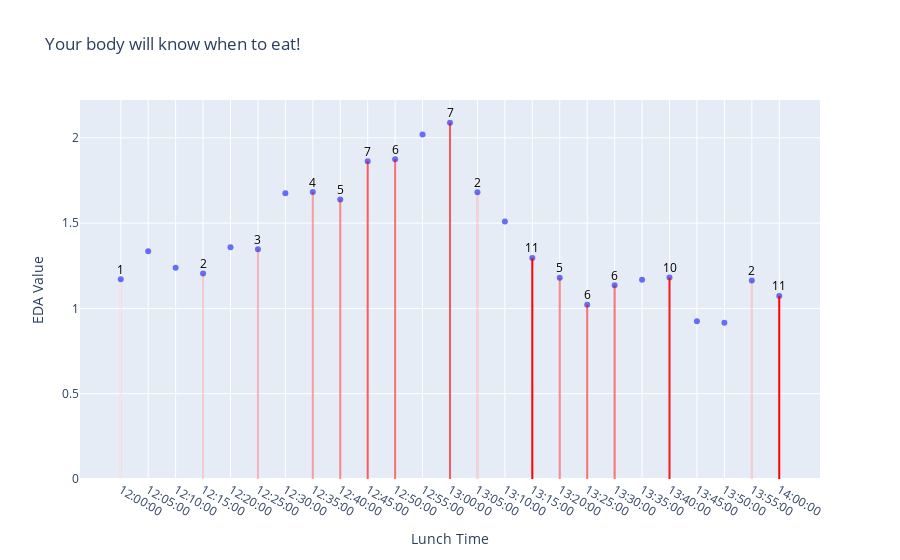

Notebook code cell kept with this figure:
### Code cell
import pandas as pd
import plotly.express as px
import plotly.graph_objects as go

# Create a second copy of the dataset (No transformations!)
eda_logs_avg_all_copy2 = eda_logs_avg_all.copy()
eating_counts_df = eating_counts_df.copy()

# Merge directly as object types (No conversions!)
merged_df = eda_logs_avg_all_copy2.merge(
    eating_counts_df_filtered, left_on="time_of_day", right_on="time", how="left"
).fillna(0)

# **🔹 Step 1: Filter for time between "12:00:00" and "13:00:00"**
start_time = pd.to_datetime("12:00:00").time()
end_time = pd.to_datetime("14:00:00").time()
filtered_df = merged_df[
    (merged_df["time_of_day"] >= start_time) & (merged_df["time_of_day"] <= end_time)
]

# Normalize eating count for transparency scaling
max_count = filtered_df["count"].max()
filtered_df["opacity"] = filtered_df["count"] / max_count if max_count > 0 else 0

# Create scatter plot for EDA values
fig = px.scatter(
    filtered_df,
    x="time_of_day",
    y="eda",
    labels={"time_of_day": "Lunch Time", "eda": "EDA Value"},
    title="Your body will know when to eat!",
)

# Add vertical lines for eating events
for _, row in filtered_df.iterrows():
    if row["count"] > 0:  # Only add lines where food was eaten
        fig.add_shape(
            go.layout.Shape(
                type="line",
                x0=row["time_of_day"], x1=row["time_of_day"],
                y0=0, y1=row["eda"],  # Line spans from 0 to EDA value
                line=dict(color=f"rgba(255, 0, 0, {row['opacity']})", width=2),
            )
        )

        # Add text annotation for eating count
        fig.add_annotation(
            x=row["time_of_day"],
            y=row["eda"],
            text=str(int(row["count"])),
            showarrow=False,
            yshift=10,
            font=dict(size=12, color="black"),
        )

# Show final Plotly figure
fig.show()

### Figure 1 — Plotly figure (JSON) as saved in the notebook; plotly's stock layout.template omitted (floating-point values rounded to 4 significant figures)
{"data": [{"hovertemplate": "Lunch Time=%{x}<br>EDA Value=%{y}<extra></extra>", "legendgroup": "", "marker": {"color": "#636efa", "symbol": "circle"}, "mode": "markers", "name": "", "orientation": "v", "showlegend": false, "type": "scatter", "x": ["12:00:00", "12:05:00", "12:10:00", "12:15:00", "12:20:00", "12:25:00", "12:30:00", "12:35:00", "12:40:00", "12:45:00", "12:50:00", "12:55:00", "13:00:00", "13:05:00", "13:10:00", "13:15:00", "13:20:00", "13:25:00", "13:30:00", "13:35:00", "13:40:00", "13:45:00", "13:50:00", "13:55:00", "14:00:00"], "xaxis": "x", "y": [1.171, 1.335, 1.239, 1.205, 1.359, 1.347, 1.675, 1.682, 1.638, 1.862, 1.874, 2.019, 2.088, 1.68, 1.509, 1.296, 1.18, 1.022, 1.136, 1.169, 1.181, 0.9253, 0.9163, 1.164, 1.073], "yaxis": "y"}], "layout": {"annotations": [{"font": {"color": "black", "size": 12}, "showarrow": false, "text": "1", "x": "12:00:00", "y": 1.171, "yshift": 10}, {"font": {"color": "black", "size": 12}, "showarrow": false, "text": "2", "x": "12:15:00", "y": 1.205, "yshift": 10}, {"font": {"color": "black", "size": 12}, "showarrow": false, "text": "3", "x": "12:25:00", "y": 1.347, "yshift": 10}, {"font": {"color": "black", "size": 12}, "showarrow": false, "text": "4", "x": "12:35:00", "y": 1.682, "yshift": 10}, {"font": {"color": "black", "size": 12}, "showarrow": false, "text": "5", "x": "12:40:00", "y": 1.638, "yshift": 10}, {"font": {"color": "black", "size": 12}, "showarrow": false, "text": "7", "x": "12:45:00", "y": 1.862, "yshift": 10}, {"font": {"color": "black", "size": 12}, "showarrow": false, "text": "6", "x": "12:50:00", "y": 1.874, "yshift": 10}, {"font": {"color": "black", "size": 12}, "showarrow": false, "text": "7", "x": "13:00:00", "y": 2.088, "yshift": 10}, {"font": {"color": "black", "size": 12}, "showarrow": false, "text": "2", "x": "13:05:00", "y": 1.68, "yshift": 10}, {"font": {"color": "black", "size": 12}, "showarrow": false, "text": "11", "x": "13:15:00", "y": 1.296, "yshift": 10}, {"font": {"color": "black", "size": 12}, "showarrow": false, "text": "5", "x": "13:20:00", "y": 1.18, "yshift": 10}, {"font": {"color": "black", "size": 12}, "showarrow": false, "text": "6", "x": "13:25:00", "y": 1.022, "yshift": 10}, {"font": {"color": "black", "size": 12}, "showarrow": false, "text": "6", "x": "13:30:00", "y": 1.136, "yshift": 10}, {"font": {"color": "black", "size": 12}, "showarrow": false, "text": "10", "x": "13:40:00", "y": 1.181, "yshift": 10}, {"font": {"color": "black", "size": 12}, "showarrow": false, "text": "2", "x": "13:55:00", "y": 1.164, "yshift": 10}, {"font": {"color": "black", "size": 12}, "showarrow": false, "text": "11", "x": "14:00:00", "y": 1.073, "yshift": 10}], "legend": {"tracegroupgap": 0}, "shapes": [{"line": {"color": "rgba(255, 0, 0, 0.09090909090909091)", "width": 2}, "type": "line", "x0": "12:00:00", "x1": "12:00:00", "y0": 0, "y1": 1.171}, {"line": {"color": "rgba(255, 0, 0, 0.18181818181818182)", "width": 2}, "type": "line", "x0": "12:15:00", "x1": "12:15:00", "y0": 0, "y1": 1.205}, {"line": {"color": "rgba(255, 0, 0, 0.2727272727272727)", "width": 2}, "type": "line", "x0": "12:25:00", "x1": "12:25:00", "y0": 0, "y1": 1.347}, {"line": {"color": "rgba(255, 0, 0, 0.36363636363636365)", "width": 2}, "type": "line", "x0": "12:35:00", "x1": "12:35:00", "y0": 0, "y1": 1.682}, {"line": {"color": "rgba(255, 0, 0, 0.45454545454545453)", "width": 2}, "type": "line", "x0": "12:40:00", "x1": "12:40:00", "y0": 0, "y1": 1.638}, {"line": {"color": "rgba(255, 0, 0, 0.6363636363636364)", "width": 2}, "type": "line", "x0": "12:45:00", "x1": "12:45:00", "y0": 0, "y1": 1.862}, {"line": {"color": "rgba(255, 0, 0, 0.5454545454545454)", "width": 2}, "type": "line", "x0": "12:50:00", "x1": "12:50:00", "y0": 0, "y1": 1.874}, {"line": {"color": "rgba(255, 0, 0, 0.6363636363636364)", "width": 2}, "type": "line", "x0": "13:00:00", "x1": "13:00:00", "y0": 0, "y1": 2.088}, {"line": {"color": "rgba(255, 0, 0, 0.18181818181818182)", "width": 2}, "type": "line", "x0": "13:05:00", "x1": "13:05:00", "y0": 0, "y1": 1.68}, {"line": {"color": "rgba(255, 0, 0, 1.0)", "width": 2}, "type": "line", "x0": "13:15:00", "x1": "13:15:00", "y0": 0, "y1": 1.296}, {"line": {"color": "rgba(255, 0, 0, 0.45454545454545453)", "width": 2}, "type": "line", "x0": "13:20:00", "x1": "13:20:00", "y0": 0, "y1": 1.18}, {"line": {"color": "rgba(255, 0, 0, 0.5454545454545454)", "width": 2}, "type": "line", "x0": "13:25:00", "x1": "13:25:00", "y0": 0, "y1": 1.022}, {"line": {"color": "rgba(255, 0, 0, 0.5454545454545454)", "width": 2}, "type": "line", "x0": "13:30:00", "x1": "13:30:00", "y0": 0, "y1": 1.136}, {"line": {"color": "rgba(255, 0, 0, 0.9090909090909091)", "width": 2}, "type": "line", "x0": "13:40:00", "x1": "13:40:00", "y0": 0, "y1": 1.181}, {"line": {"color": "rgba(255, 0, 0, 0.18181818181818182)", "width": 2}, "type": "line", "x0": "13:55:00", "x1": "13:55:00", "y0": 0, "y1": 1.164}, {"line": {"color": "rgba(255, 0, 0, 1.0)", "width": 2}, "type": "line", "x0": "14:00:00", "x1": "14:00:00", "y0": 0, "y1": 1.073}], "title": {"text": "Your body will know when to eat!"}, "xaxis": {"anchor": "y", "domain": [0, 1], "title": {"text": "Lunch Time"}}, "yaxis": {"anchor": "x", "domain": [0, 1], "title": {"text": "EDA Value"}}}}
